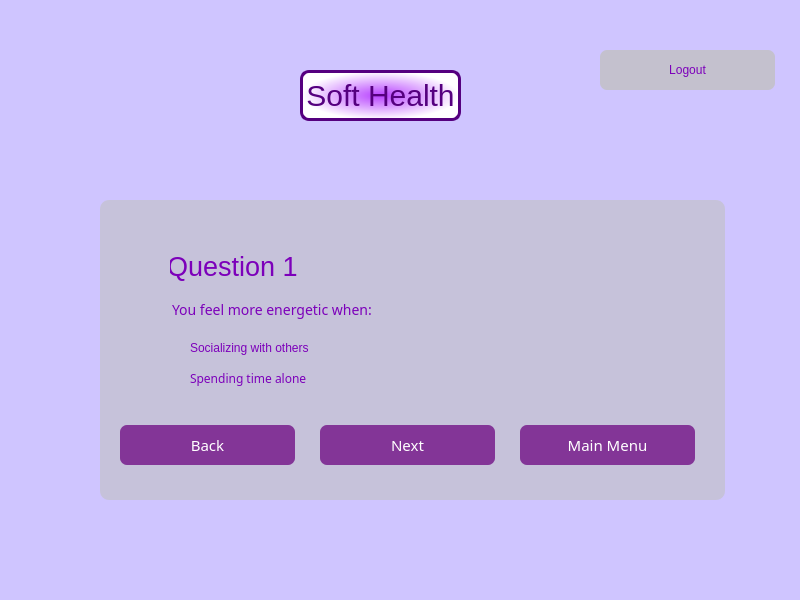
<?xml version="1.0" encoding="UTF-8"?>
<ui version="4.0">
 <class>PersonalityTest</class>
 <widget class="QWidget" name="PersonalityTest">
  <property name="geometry">
   <rect>
    <x>0</x>
    <y>0</y>
    <width>800</width>
    <height>600</height>
   </rect>
  </property>
  <property name="windowTitle">
   <string>Form</string>
  </property>
  <property name="styleSheet">
   <string notr="true">background-color:rgb(207, 197, 255);
border-radius: 9px;</string>
  </property>
  <widget class="QLabel" name="label">
   <property name="geometry">
    <rect>
     <x>300</x>
     <y>70</y>
     <width>161</width>
     <height>51</height>
    </rect>
   </property>
   <property name="styleSheet">
    <string notr="true">color: rgb(85, 0, 127);
border: 3px solid rgb(85, 0, 127);
font-size : 30px;
font-weight:300;
background-color:qradialgradient(spread:pad, cx:0.5, cy:0.5, radius:0.5, fx:0.5, fy:0.5, stop:0 rgba(183, 65, 255, 255), stop:1 rgba(255, 255, 255, 255))</string>
   </property>
   <property name="text">
    <string>Soft Health</string>
   </property>
   <property name="alignment">
    <set>Qt::AlignCenter</set>
   </property>
  </widget>
  <widget class="QPushButton" name="logout">
   <property name="geometry">
    <rect>
     <x>600</x>
     <y>50</y>
     <width>175</width>
     <height>40</height>
    </rect>
   </property>
   <property name="font">
    <font>
     <pointsize>-1</pointsize>
    </font>
   </property>
   <property name="styleSheet">
    <string notr="true">QPushButton#logout{
background-color:rgb(192, 192, 192,200);
color:rgb(124, 0, 186);
font-size: 12px;
border-radius : 7px;

}
QPushButton#logout: pressed {
background-color: rgb(117, 71, 255);
}</string>
   </property>
   <property name="text">
    <string>Logout</string>
   </property>
  </widget>
  <widget class="QGroupBox" name="groupBox">
   <property name="geometry">
    <rect>
     <x>100</x>
     <y>200</y>
     <width>625</width>
     <height>300</height>
    </rect>
   </property>
   <property name="styleSheet">
    <string notr="true">background-color:rgb(192, 192, 192,150);</string>
   </property>
   <property name="title">
    <string/>
   </property>
   <widget class="QPushButton" name="next_btn">
    <property name="geometry">
     <rect>
      <x>220</x>
      <y>225</y>
      <width>175</width>
      <height>40</height>
     </rect>
    </property>
    <property name="font">
     <font>
      <family>Sura</family>
      <pointsize>-1</pointsize>
     </font>
    </property>
    <property name="styleSheet">
     <string notr="true">QPushButton#next_btn{
background-color:rgb(131, 53, 151);
color: white;
font-family: Sura;
font-size: 15px;
border-radius : 7px;

}
QPushButton#next_btn: pressed {
background-color: rgb(117, 71, 255);
}</string>
    </property>
    <property name="text">
     <string>Next</string>
    </property>
   </widget>
   <widget class="QPushButton" name="back_btn">
    <property name="geometry">
     <rect>
      <x>20</x>
      <y>225</y>
      <width>175</width>
      <height>40</height>
     </rect>
    </property>
    <property name="font">
     <font>
      <family>Sura</family>
      <pointsize>-1</pointsize>
     </font>
    </property>
    <property name="styleSheet">
     <string notr="true">QPushButton#back_btn{
background-color:rgb(131, 53, 151);
color: white;
font-family: Sura;
font-size: 15px;
border-radius : 7px;

}
QPushButton#back_btn: pressed {
background-color: rgb(117, 71, 255);
}</string>
    </property>
    <property name="text">
     <string>Back</string>
    </property>
   </widget>
   <widget class="QPushButton" name="main_btn">
    <property name="geometry">
     <rect>
      <x>420</x>
      <y>225</y>
      <width>175</width>
      <height>40</height>
     </rect>
    </property>
    <property name="font">
     <font>
      <family>Sura</family>
      <pointsize>-1</pointsize>
     </font>
    </property>
    <property name="styleSheet">
     <string notr="true">QPushButton#main_btn{
background-color:rgb(131, 53, 151);
color: white;
font-family: Sura;
font-size: 15px;
border-radius : 7px;

}
QPushButton#main_btn: pressed {
background-color: rgb(117, 71, 255);
}</string>
    </property>
    <property name="text">
     <string>Main Menu</string>
    </property>
   </widget>
   <widget class="QLineEdit" name="Question_No">
    <property name="geometry">
     <rect>
      <x>70</x>
      <y>50</y>
      <width>131</width>
      <height>31</height>
     </rect>
    </property>
    <property name="font">
     <font>
      <pointsize>20</pointsize>
     </font>
    </property>
    <property name="styleSheet">
     <string notr="true">background-color:rgb(192, 192, 192,0);
color:rgb(124, 0, 186);</string>
    </property>
    <property name="text">
     <string>Question 1</string>
    </property>
    <property name="alignment">
     <set>Qt::AlignLeading|Qt::AlignLeft|Qt::AlignTop</set>
    </property>
    <property name="placeholderText">
     <string/>
    </property>
   </widget>
   <widget class="QLineEdit" name="Question_area">
    <property name="geometry">
     <rect>
      <x>70</x>
      <y>100</y>
      <width>521</width>
      <height>20</height>
     </rect>
    </property>
    <property name="styleSheet">
     <string notr="true">background-color:rgb(192, 192, 192,0);
font-size: 14px;
font-family:Sura;
color:rgb(124, 0, 186);</string>
    </property>
    <property name="text">
     <string>You feel more energetic when:</string>
    </property>
   </widget>
   <widget class="QRadioButton" name="radioButton1">
    <property name="geometry">
     <rect>
      <x>70</x>
      <y>140</y>
      <width>161</width>
      <height>16</height>
     </rect>
    </property>
    <property name="styleSheet">
     <string notr="true">background-color:rgb(192, 192, 192,0);
font-size: 12px;
color:rgb(124, 0, 186);</string>
    </property>
    <property name="text">
     <string>Socializing with others</string>
    </property>
   </widget>
   <widget class="QRadioButton" name="radioButton2">
    <property name="geometry">
     <rect>
      <x>70</x>
      <y>170</y>
      <width>141</width>
      <height>16</height>
     </rect>
    </property>
    <property name="styleSheet">
     <string notr="true">background-color:rgb(192, 192, 192,0);
font-size: 12px;
font-family: Sura;
color:rgb(124, 0, 186);</string>
    </property>
    <property name="text">
     <string>Spending time alone</string>
    </property>
   </widget>
  </widget>
 </widget>
 <resources/>
 <connections/>
</ui>
